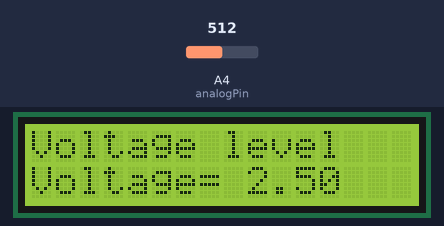
Simulated run of this sketch. Board: Arduino Uno, built with avr-gcc and run on an emulated ATmega328P. On the bench: 16×2 character LCD. Inputs (shaded band) come from the test bench; at power-on: A4 (analogPin) = 512. What the sketch prints to the serial monitor is not drawn.

Above: at 1.6 s.
1.7 s: A4 (analogPin) set to 716
At 4.2 s:
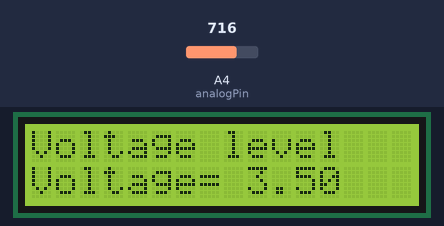
4.7 s: A4 (analogPin) set to 900
At 7.1 s:
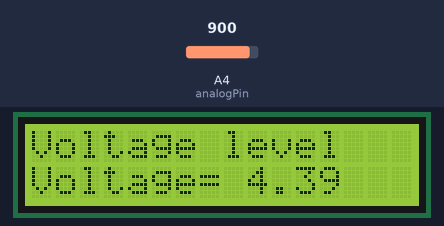
8.0 s: A4 (analogPin) set to 1023
At 11.1 s:
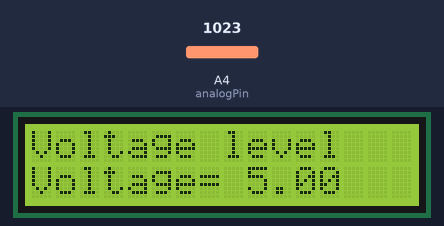
Timing chart, 0 to 12.6 s (numbered marks = the images above; inputs shaded):
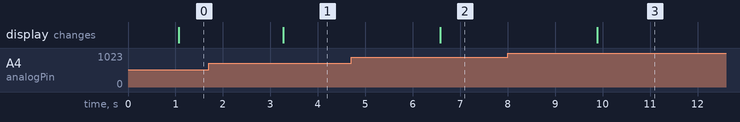

The sketch:

A_Harjoitus6.ino
```cpp
#include <LiquidCrystal.h>

// initialize the library by associating any needed LCD interface pin
// with the arduino pin number it is connected to
const int rs = 12, en = 11, d4 = 5, d5 = 4, d6 = 3, d7 = 2;
LiquidCrystal lcd(rs, en, d4, d5, d6, d7);

const int analogPin = A4;
float analogValue;
float input_voltage;

void setup() {
  // set up the LCD's number of columns and rows:
  Serial.begin(9600);
  lcd.begin(16, 2);
  pinMode(A4,INPUT);
  lcd.print("Voltage level");
}

void loop() {

  analogValue = analogRead (A4);
  Serial.println(analogValue);
  delay (1000);
  input_voltage = (analogValue * 5.0) / 1024.0;
  lcd.setCursor(0, 1);
  lcd.print("Voltage= ");
  lcd.print(input_voltage);
  Serial.println(input_voltage);
  delay(100);
}
```

Measured:
- after the input at 1.7 s, the display: changes after 1.6 s (image 1)
- after the input at 4.7 s, the display: changes after 1.9 s (image 2)
- after the input at 8.0 s, the display: changes after 1.9 s (image 3)
